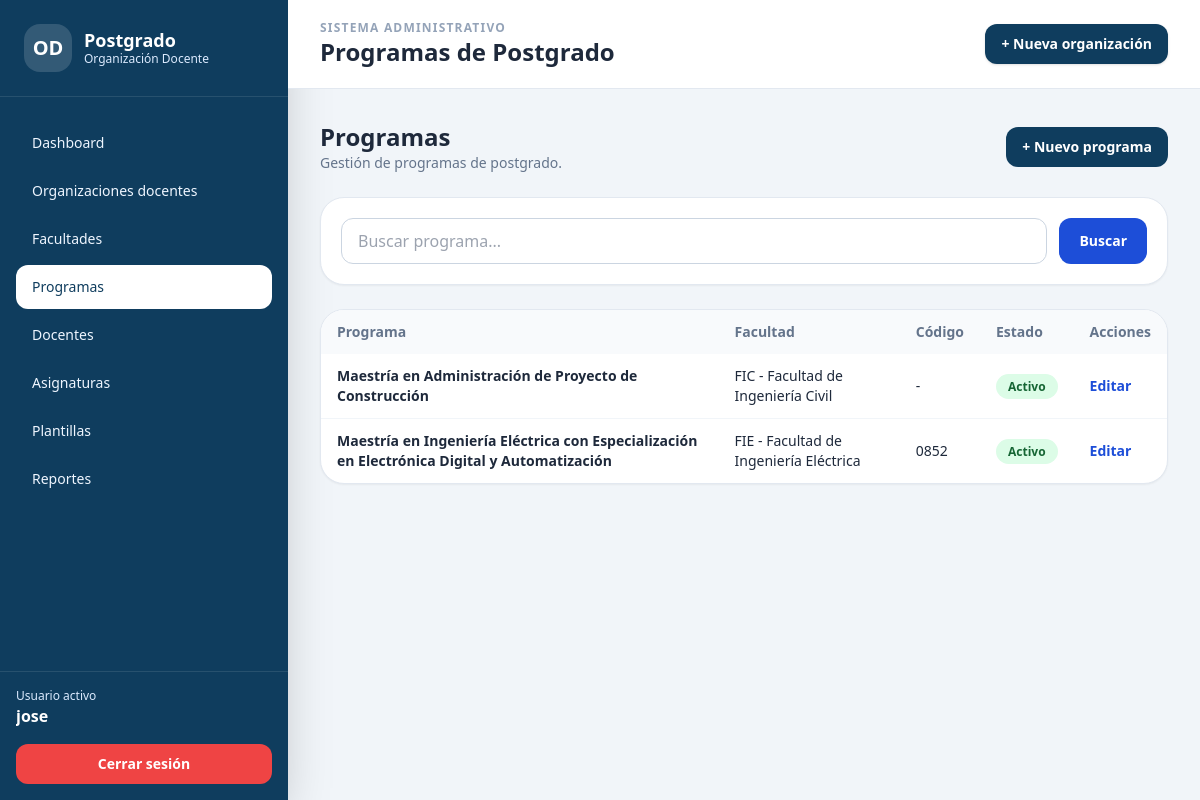
The page /programas/ (signed in) on the database as committed earlier.
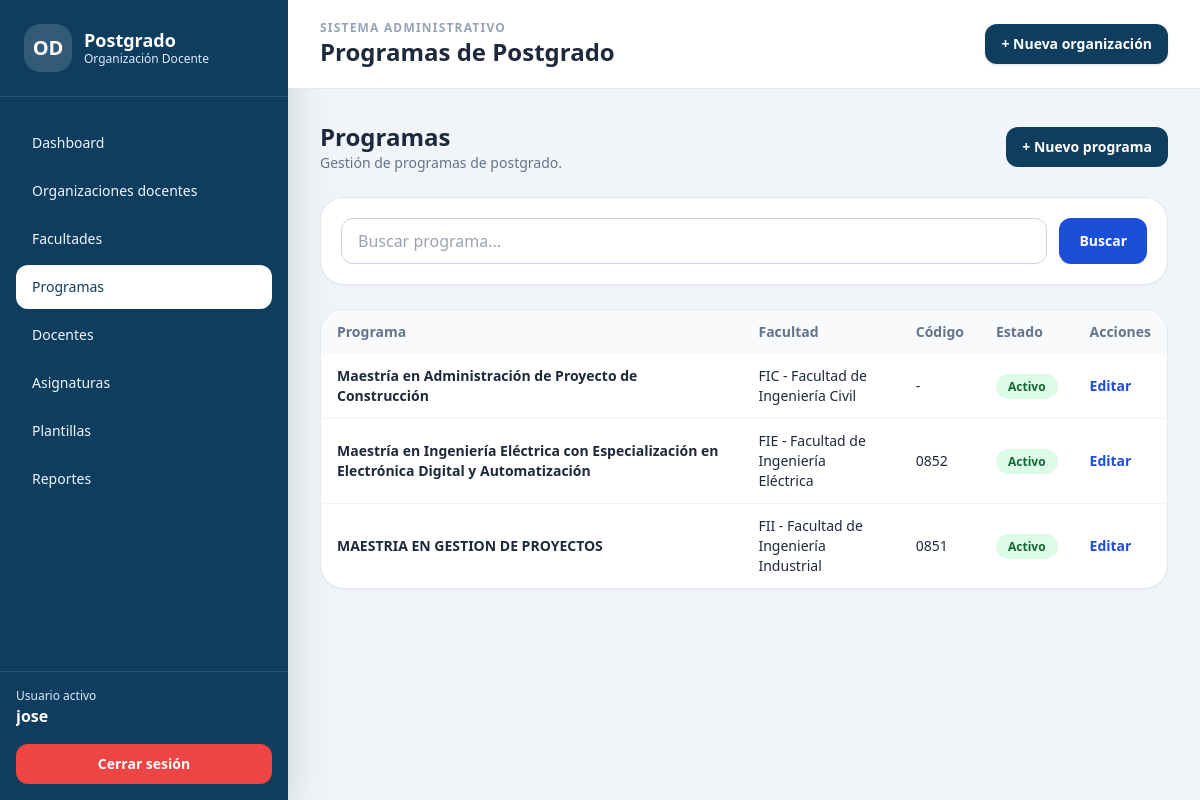
The same page on the database as committed later.
### organizacion_docente/models.py (models this page shows, shortened)
class ModeloBase(models.Model):
    creado_en = models.DateTimeField(auto_now_add=True)
    actualizado_en = models.DateTimeField(auto_now=True)
    class Meta:
        abstract = True

class ProgramaPostgrado(ModeloBase):
    facultad = models.ForeignKey(
        Facultad,
        on_delete=models.PROTECT,
        related_name="programas",
        verbose_name="Facultad"
    )
    nombre = models.CharField(
        max_length=255,
        verbose_name="Nombre del programa"
    )
    codigo = models.CharField(
        max_length=50,
        blank=True,
        null=True,
        verbose_name="Código del programa"
    )
    activo = models.BooleanField(
        default=True,
        verbose_name="Activo"
    )
    class Meta:
        verbose_name = "Programa de Postgrado"
        verbose_name_plural = "Programas de Postgrado"
        ordering = ["facultad__nombre", "nombre"]
        constraints = [
            models.UniqueConstraint(
                fields=["facultad", "nombre"],
                name="programa_unico_por_facultad"
            )
        ]

class Facultad(ModeloBase):
    nombre = models.CharField(
        max_length=150,
        unique=True,
        verbose_name="Nombre de la facultad"
    )
    siglas = models.CharField(
        max_length=20,
        blank=True,
        null=True,
        verbose_name="Siglas"
    )
    activo = models.BooleanField(
        default=True,
        verbose_name="Activo"
    )
    class Meta:
        verbose_name = "Facultad"
        verbose_name_plural = "Facultades"
        ordering = ["nombre"]
    def __str__(self):
        if self.siglas:
            return f"{self.siglas} - {self.nombre}"
        return self.nombre

### organizacion_docente/views.py (the view, shortened to what this page needs)
@login_required
def programa_listado(request):
    programas = ProgramaPostgrado.objects.select_related(
        "facultad"
    ).order_by("facultad__nombre", "nombre")
    q = request.GET.get("q")
    page_obj = paginar_queryset(request, programas, cantidad=15)
    context = {
        "titulo": "Programas de Postgrado",
        "programas": page_obj,
        "page_obj": page_obj,
        "q": q,
    }
    return render(
        request,
        "organizacion_docente/programa_list.html",
        context
    )

### organizacion_docente/views.py (called while the page is built)
def paginar_queryset(request, queryset, cantidad=15):
    paginator = Paginator(queryset, cantidad)
    numero_pagina = request.GET.get("page")
    return paginator.get_page(numero_pagina)

### templates/organizacion_docente/programa_list.html (shortened to what this page needs)
{% extends "base.html" %}
{% block header %}Programas de Postgrado{% endblock %}
{% block content %}
<div class="flex items-center justify-between mb-6">
    <div>
        <h3 class="text-2xl font-black text-slate-800">Programas</h3>
        <p class="text-sm text-slate-500">Gestión de programas de postgrado.</p>
    </div>
    <a href="{% url 'programa_crear' %}" class="rounded-xl bg-[#0f3d5e] px-4 py-2.5 text-sm font-bold text-white hover:bg-[#115b83]">
        + Nuevo programa
    </a>
</div>
<div class="bg-white rounded-3xl border border-slate-200 shadow-sm p-5 mb-6">
    <form method="get" class="flex gap-3">
        <input type="text" name="q" value="{{ q|default:'' }}" placeholder="Buscar programa..."
               class="w-full rounded-xl border border-slate-300 px-4 py-2.5 focus:ring-2 focus:ring-blue-200">
        <button class="rounded-xl bg-blue-700 px-5 py-2.5 text-sm font-bold text-white">Buscar</button>
    </form>
</div>
<div class="bg-white rounded-3xl border border-slate-200 shadow-sm overflow-hidden">
    <table class="min-w-full text-sm">
        <thead class="bg-slate-50 text-left text-slate-500">
            <tr>
                <th class="px-4 py-3">Programa</th>
                <th class="px-4 py-3">Facultad</th>
                <th class="px-4 py-3">Código</th>
                <th class="px-4 py-3">Estado</th>
                <th class="px-4 py-3">Acciones</th>
            </tr>
        </thead>
        <tbody class="divide-y divide-slate-100">
            {% for item in programas %}
                <tr>
                    <td class="px-4 py-3 font-bold">{{ item.nombre }}</td>
                    <td class="px-4 py-3">{{ item.facultad }}</td>
                    <td class="px-4 py-3">{{ item.codigo|default:"-" }}</td>
                    <td class="px-4 py-3">
                        {% if item.activo %}
                            <span class="rounded-full bg-green-100 text-green-800 px-3 py-1 text-xs font-bold">Activo</span>
                        {% else %}
                            <span class="rounded-full bg-red-100 text-red-800 px-3 py-1 text-xs font-bold">Inactivo</span>
                        {% endif %}
                    </td>
                    <td class="px-4 py-3">
                        <a href="{% url 'programa_editar' item.pk %}" class="font-bold text-blue-700 hover:underline">Editar</a>
                    </td>
                </tr>
            {% empty %}
                <tr>
                    <td colspan="5" class="px-4 py-8 text-center text-slate-500">No hay programas registrados.</td>
                </tr>
            {% endfor %}
        </tbody>
    </table>
</div>
{% endblock %}

### templates/base.html (shortened to what this page needs)
{% load static %}
<!DOCTYPE html>
<html lang="es">
<head>
    <script src="https://cdn.tailwindcss.com"></script>
</head>
<body class="bg-slate-100 text-slate-800">
<div class="min-h-screen flex">
    <aside class="hidden lg:flex lg:w-72 lg:flex-col bg-[#0f3d5e] text-white shadow-2xl">
        <div class="p-6 border-b border-white/10">
            <div class="flex items-center gap-3">
                <div class="w-12 h-12 rounded-2xl bg-white/15 flex items-center justify-center font-black text-xl">
                    OD
                </div>
                <div>
                    <h1 class="font-black text-lg leading-tight">Postgrado</h1>
                    <p class="text-xs text-blue-100">Organización Docente</p>
                </div>
            </div>
        </div>
        <nav class="flex-1 px-4 py-6 space-y-1 text-sm font-medium">
            <a href="{% url 'dashboard' %}"
               class="block px-4 py-3 rounded-xl {% if request.resolver_match.url_name == 'dashboard' %}bg-white text-[#0f3d5e]{% else %}hover:bg-white/10 text-blue-50{% endif %}">
                Dashboard
            </a>
            <a href="{% url 'organizacion_listado' %}"
               class="block px-4 py-3 rounded-xl {% if 'organizacion' in request.resolver_match.url_name %}bg-white text-[#0f3d5e]{% else %}hover:bg-white/10 text-blue-50{% endif %}">
                Organizaciones docentes
            </a>
            <a href="{% url 'facultad_listado' %}"
               class="block px-4 py-3 rounded-xl {% if 'facultad' in request.resolver_match.url_name %}bg-white text-[#0f3d5e]{% else %}hover:bg-white/10 text-blue-50{% endif %}">
                Facultades
            </a>
            <a href="{% url 'programa_listado' %}"
               class="block px-4 py-3 rounded-xl {% if 'programa' in request.resolver_match.url_name %}bg-white text-[#0f3d5e]{% else %}hover:bg-white/10 text-blue-50{% endif %}">
                Programas
            </a>
            <a href="{% url 'docente_listado' %}"
               class="block px-4 py-3 rounded-xl {% if 'docente' in request.resolver_match.url_name %}bg-white text-[#0f3d5e]{% else %}hover:bg-white/10 text-blue-50{% endif %}">
                Docentes
            </a>
            <a href="{% url 'asignatura_listado' %}"
               class="block px-4 py-3 rounded-xl {% if 'asignatura' in request.resolver_match.url_name %}bg-white text-[#0f3d5e]{% else %}hover:bg-white/10 text-blue-50{% endif %}">
                Asignaturas
            </a>
            <a href="{% url 'plantilla_listado' %}"
               class="block px-4 py-3 rounded-xl {% if 'plantilla' in request.resolver_match.url_name %}bg-white text-[#0f3d5e]{% else %}hover:bg-white/10 text-blue-50{% endif %}">
                Plantillas
            </a>
            <a href="{% url 'reportes' %}"
               class="block px-4 py-3 rounded-xl {% if request.resolver_match.url_name == 'reportes' %}bg-white text-[#0f3d5e]{% else %}hover:bg-white/10 text-blue-50{% endif %}">
                Reportes
            </a>
        </nav>
        <div class="p-4 border-t border-white/10">
            <p class="text-xs text-blue-100">Usuario activo</p>
            <p class="font-bold text-white truncate">{{ request.user.username }}</p>
            <form method="post" action="{% url 'logout' %}" class="mt-4">
                <button class="w-full rounded-xl bg-red-500 px-4 py-2.5 text-sm font-bold text-white hover:bg-red-600 transition">
                    Cerrar sesión
                </button>
            </form>
        </div>
    </aside>
    <main class="flex-1 min-w-0">
        <header class="bg-white border-b border-slate-200 px-4 md:px-8 py-5 sticky top-0 z-20">
            <div class="flex items-center justify-between gap-4">
                <div>
                    <p class="text-xs uppercase tracking-widest text-slate-400 font-bold">
                        Sistema administrativo
                    </p>
                    <h2 class="text-xl md:text-2xl font-black text-slate-800">
                        {% block header %}Control de Organización Docente{% endblock %}
                    </h2>
                </div>
                <a href="{% url 'organizacion_crear' %}"
                   class="hidden md:inline-flex items-center rounded-xl bg-[#0f3d5e] px-4 py-2.5 text-sm font-bold text-white hover:bg-[#115b83] shadow">
                    + Nueva organización
                </a>
            </div>
        </header>
        <section class="p-4 md:p-8">
            {% block content %}{% endblock %}
        </section>
    </main>
</div>
</body>
</html>

Rows that differ between the two databases and show on the page:
added ProgramaPostgrado: nombre "MAESTRIA EN GESTION DE PROYECTOS", facultad "FII - Facultad de Ingeniería Industrial", codigo "0851", activo "Activo"
